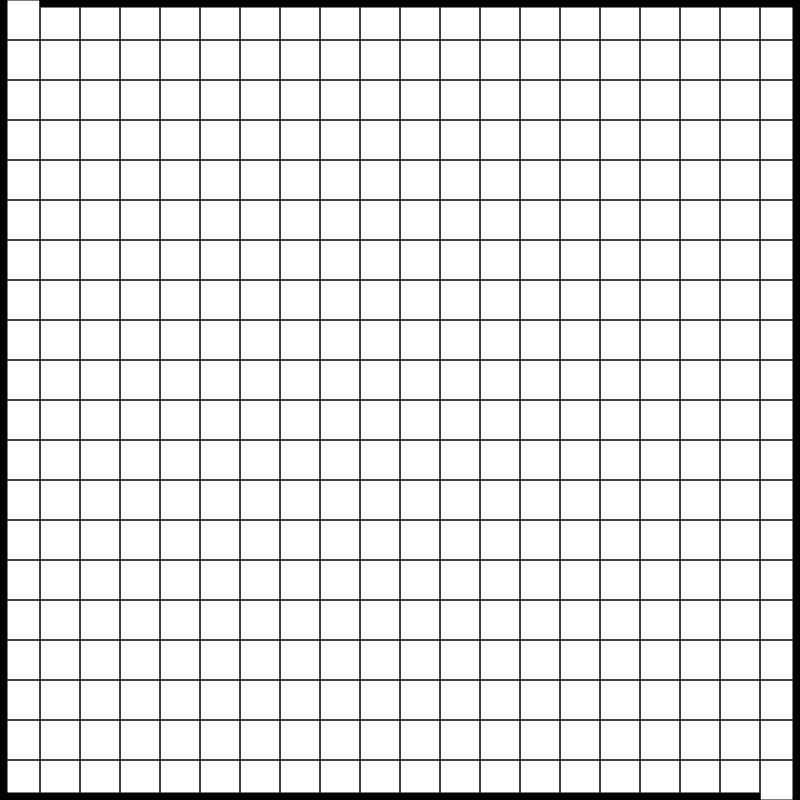
Frame 1 (no input)
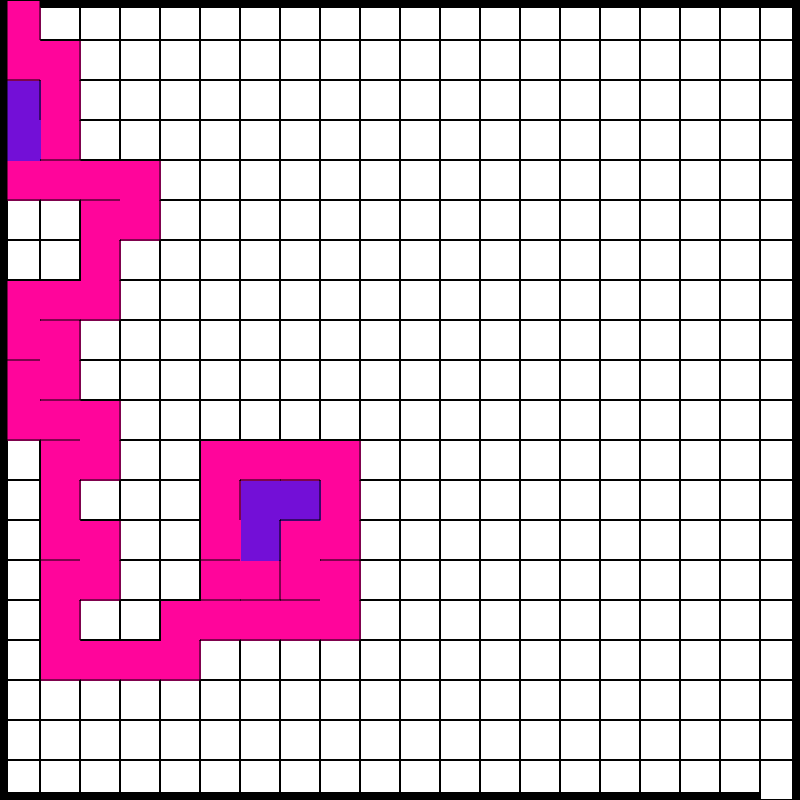
Frame 60 (no input)
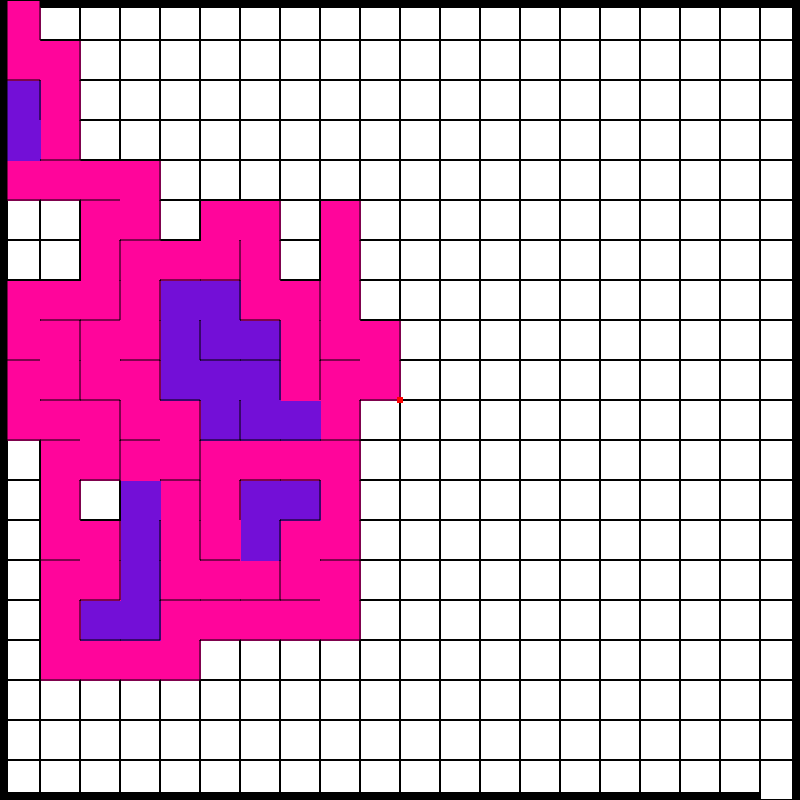
Frame 120 (the mouse pressed at the canvas centre since frame 60)

The p5.js sketch that drew these frames (run headless with seeded random() and noise() and a simulated clock; from frame 60 on, the mouse is pressed at the canvas centre):

// p5.js sketch
// ── sketch.js
var ver, hor;
var tcols, trows;
var wid = 40;
var grid = [];
var current;
var stack = [];
var mx = [];
var my = [];
var x, y;

function setup() {
    var cnv = createCanvas(800, 800);
    var x = (windowWidth - width) / 2;
    var y = ((windowHeight - height) / 2);
    cnv.position(x, y);

    tcols = floor(width / wid);
    trows = floor(height / wid);

    for (j = 0; j < trows; j++) {
        for (i = 0; i < tcols; i++) {
            var cell = new Cell(i, j);
            append(grid, cell);
        }
    }

    //frameRate(10);

    current = grid[0];
    background(35, 5, 255);
    pixelDensity(1);
}

function draw() {
    loadPixels();

    updatePixels();

    strokeCap(SQUARE);

    strokeWeight(1);

    wikiSteps();


    // make outer walls
    stroke(0);
    strokeWeight(15);
    line(wid, 0, width, 0);
    line(width, 0, width, height);
    line(width - wid, height, 0, height);
    line(0, 0, 0, height);

    if (grid[0].dead == true) {
        moveGuy();
    }


    //clear
    if (keyIsPressed && keyCode == 82) {
        mx = [];
        my = [];
    }

    // you
    //if (mouseIsPressed) {
    append(mx, mouseX);
    append(my, mouseY);
    //}
    noStroke();
    fill(255, 0, 0);
    for (var k = 0; k < mx.length; k++) {
        ellipse(mx[k], my[k], 6, 6);
    }
}

function moveGuy() {
    // TODO:
    // reading the pixels, set the maze as background and 
}
// ── maker.js
function makeIndex(hor, ver) {
    if (ver < 0 || ver > tcols - 1 || hor < 0 || hor > trows - 1) {
        return undefined;
    } else {
        return hor + ver * trows;
    }
}


function Cell(hor, ver) {
    this.hor = hor;
    this.ver = ver;
    this.visited = false;
    this.dead = false;
    this.walls = [true, true, true, true];

    this.highlight = function () {
        var x = hor * wid;
        var y = ver * wid;

        noStroke();
        fill(60, 200, 50);
        //rect(x + 8, y + 8, wid - 16, wid - 16);
        ellipse(x + wid / 2, y + wid / 2, 15, 15);
    }

    this.makeWalls = function () {
        var x = hor * wid;
        var y = ver * wid;


        this.checkNeighbors = function () {
            var neighbors = [];

            var top = grid[makeIndex(hor, ver - 1)];
            var right = grid[makeIndex(hor + 1, ver)];
            var bottom = grid[makeIndex(hor, ver + 1)];
            var left = grid[makeIndex(hor - 1, ver)];

            if (top && !top.visited) {
                append(neighbors, top);
            }
            if (right && !right.visited) {
                append(neighbors, right);
            }
            if (bottom && !bottom.visited) {
                append(neighbors, bottom);
            }
            if (left && !left.visited) {
                append(neighbors, left);
            }

            if (neighbors.length > 0) {
                var r = floor(random(0, neighbors.length));
                return neighbors[r];
            } else {
                return undefined;
            }
        }

        stroke(0);
        if (this.walls[0]) {
            line(x, y, x + wid, y);
        }
        if (this.walls[1]) {
            line(x + wid, y, x + wid, y + wid);
        }
        if (this.walls[2]) {
            line(x, y + wid, x + wid, y + wid);
        }
        if (this.walls[3]) {
            line(x, y, x, y + wid);
        }

        if (this.dead) {
            noStroke();
            fill(115, 15, 215);
            rect(x + 1, y + 1, wid, wid);
        } else if (this.visited) {
            noStroke();
            fill(255, 5, 155);
            rect(x + 1, y + 1, wid, wid);
        }
    }
}


function removeWalls(a, b) {
    var x = a.hor - b.hor;
    if (x === 1) {
        a.walls[3] = false;
        b.walls[1] = false;
    } else if (x === -1) {
        a.walls[1] = false;
        b.walls[3] = false;
    }


    var y = a.ver - b.ver;
    if (y === 1) {
        a.walls[0] = false;
        b.walls[2] = false;
    } else if (y === -1) {
        a.walls[2] = false;
        b.walls[0] = false;
    }
}

function wikiSteps() {
    for (i = 0; i < grid.length; i++) {
        grid[i].makeWalls();
    }

    current.visited = true;
    //current.highlight();
    // step 1 on wiki
    var next = current.checkNeighbors();
    if (next) {
        next.visited = true;

        // step 2
        stack.push(current);

        // step 3 on wiki
        removeWalls(current, next);

        // step 4 on wiki
        current = next;
    } else if (stack.length > 0) {
        dead = stack.pop();
        deadend = current;
        current = dead;
        dead.dead = true;
        deadend.dead = true;
    } else {
        
    }
}
